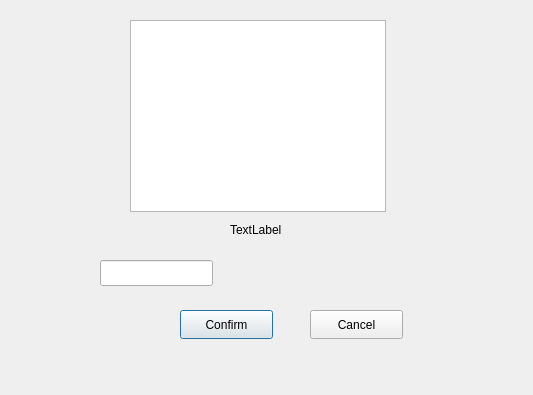
<?xml version="1.0" encoding="UTF-8"?>
<ui version="4.0">
 <class>CheckoutDialog</class>
 <widget class="QDialog" name="CheckoutDialog">
  <property name="geometry">
   <rect>
    <x>0</x>
    <y>0</y>
    <width>533</width>
    <height>395</height>
   </rect>
  </property>
  <property name="windowTitle">
   <string>Dialog</string>
  </property>
  <widget class="QListWidget" name="cartSummaryList">
   <property name="geometry">
    <rect>
     <x>130</x>
     <y>20</y>
     <width>256</width>
     <height>192</height>
    </rect>
   </property>
  </widget>
  <widget class="QLabel" name="totalPriceLabel">
   <property name="geometry">
    <rect>
     <x>230</x>
     <y>220</y>
     <width>63</width>
     <height>20</height>
    </rect>
   </property>
   <property name="text">
    <string>TextLabel</string>
   </property>
  </widget>
  <widget class="QLineEdit" name="creditCardLineEdit">
   <property name="geometry">
    <rect>
     <x>100</x>
     <y>260</y>
     <width>113</width>
     <height>26</height>
    </rect>
   </property>
  </widget>
  <widget class="QPushButton" name="confirmButton">
   <property name="geometry">
    <rect>
     <x>180</x>
     <y>310</y>
     <width>93</width>
     <height>29</height>
    </rect>
   </property>
   <property name="text">
    <string>Confirm</string>
   </property>
  </widget>
  <widget class="QPushButton" name="cancelButton">
   <property name="geometry">
    <rect>
     <x>310</x>
     <y>310</y>
     <width>93</width>
     <height>29</height>
    </rect>
   </property>
   <property name="text">
    <string>Cancel</string>
   </property>
  </widget>
 </widget>
 <resources/>
 <connections/>
</ui>
